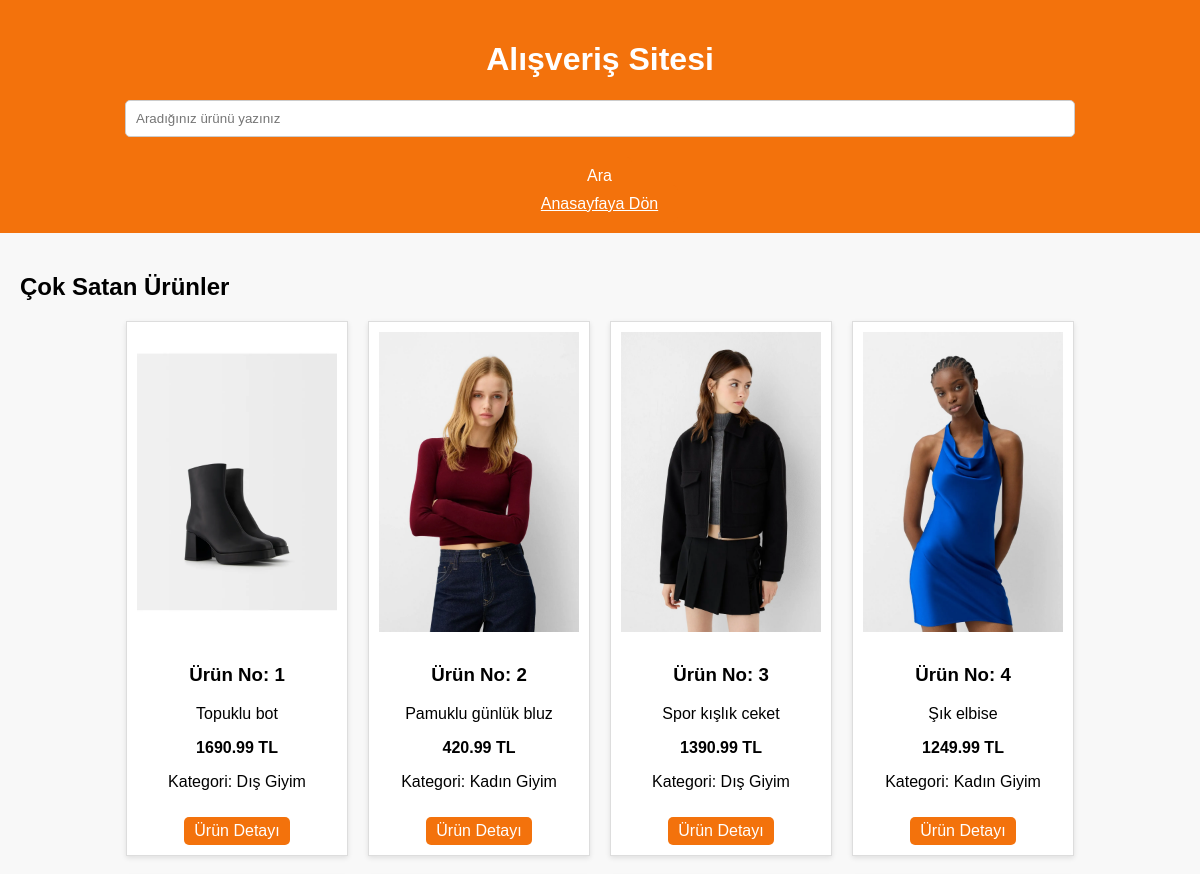
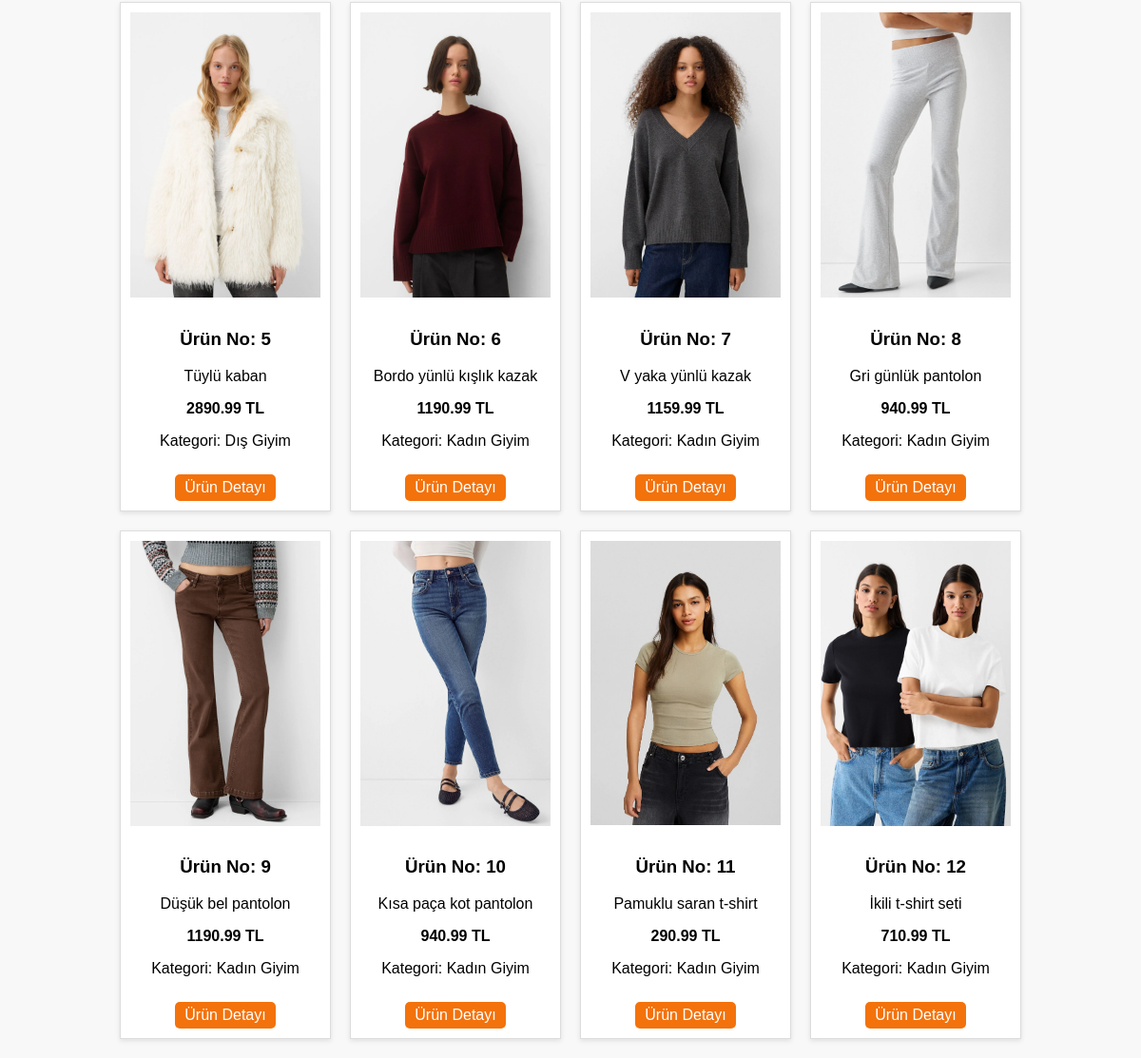
The page / on the database its author committed (2 pictures, top to bottom).
### tables this page shows
CREATE TABLE products (
    id INTEGER PRIMARY KEY AUTOINCREMENT, -- Ürün No
    description TEXT NOT NULL,            -- Açıklama
    price REAL NOT NULL,                  -- Fiyat
    category TEXT NOT NULL,               -- Kategori
    image TEXT NOT NULL                   -- Resim Yolu
);

### app.py (the view)
@app.route('/')
def home():
    conn = get_db_connection()
    products = conn.execute("SELECT * FROM products").fetchall()
    conn.close()
    return render_template("home.html", products=products)

### app.py (called while the page is built)
def get_db_connection():
    conn = sql.connect("products.db")
    conn.row_factory = sql.Row
    return conn

### templates/home.html (shortened to what this page needs)
<!DOCTYPE html>
<html lang="en">
<head>
    <link rel="stylesheet" href="/static/css/style.css">
</head>
<body>
    {% extends "base.html" %}
    {% block content %}
    <section class="bestsellers">
        <h2>Çok Satan Ürünler</h2>
        <div class="product-grid">
            {% for product in products %}
            <div class="product-card">
                <div class="product-image">
                    <img src="{{ url_for('static', filename='images/' + product.image) }}" alt="Product Image">
                </div>
                <div class="product-info">
                    <h3>Ürün No: {{ product.id }}</h3>
                    <p>{{ product.description }}</p>
                    <p><strong>{{ product.price }} TL</strong></p>
                    <p>Kategori: {{ product.category }}</p>
                    <a href="/product/{{ product.id }}" class="details-link">Ürün Detayı</a>
                </div>
            </div>
            {% endfor %}
        </div>
    </section>
    {% endblock %}

### templates/base.html (shortened to what this page needs)
<!DOCTYPE html>
<html lang="en">
<head>
    <link rel="stylesheet" href="/static/css/style.css">
</head>
<body>
    <header>
        <h1>Alışveriş Sitesi</h1>
        <div class="search-container">
            <form action="/search" method="get">
                <input
                    type="text"
                    name="query"
                    class="search-bar"
                    placeholder="Aradığınız ürünü yazınız"
                    value="{{ query }}"
                />
                <button type="submit" class="search-button">Ara</button>
            </form>
            <a href="/" class="search-button">Anasayfaya Dön</a>
        </div>
    </header>
    <main>
        {% block content %}{% endblock %}
    </main>
</body>
</html>

### static/css/style.css (style rules this page uses)
body { font-family: Arial, sans-serif; margin: 0; padding: 0; background-color: #f8f8f8; }
header { background-color: #f3720c; color: white; padding: 20px; text-align: center; }
input[type="text"] { width: 80%; padding: 10px; margin: 20px auto; display: block; border: 1px solid #ccc; border-radius: 5px; }
.bestsellers { padding: 20px; }
.product-grid { display: flex; flex-wrap: wrap; gap: 20px; justify-content: center; }
.product-card { border: 1px solid #ddd; background-color: white; width: 200px; padding: 10px; text-align: center; box-shadow: 0 2px 5px rgba(0, 0, 0, 0.1); }
.product-card img { max-width: 100%; height: auto; margin-bottom: 10px; }
.details-link { display: inline-block; margin-top: 10px; padding: 5px 10px; background-color: #f3720c; color: white; text-decoration: none; border-radius: 5px; }
.search-button { padding: 10px 20px; background-color: #f3720c; color: white; border: none; border-radius: 0 5px 5px 0; font-size: 16px; cursor: pointer; transition: background-color 0.3s ease; margin-left: -1px; }

### rows shown on the page
products: image (picture), id "1", description "Topuklu bot", price "1690.99", category "Dış Giyim"
products: image (picture), id "2", description "Pamuklu günlük bluz", price "420.99", category "Kadın Giyim"
products: image (picture), id "3", description "Spor kışlık ceket", price "1390.99", category "Dış Giyim"
products: image (picture), id "4", description "Şık elbise", price "1249.99", category "Kadın Giyim"
products: image (picture), id "5", description "Tüylü kaban", price "2890.99", category "Dış Giyim"
products: image (picture), id "6", description "Bordo yünlü kışlık kazak", price "1190.99", category "Kadın Giyim"
products: image (picture), id "7", description "V yaka yünlü kazak", price "1159.99", category "Kadın Giyim"
products: image (picture), id "8", description "Gri günlük pantolon", price "940.99", category "Kadın Giyim"
products: image (picture), id "9", description "Düşük bel pantolon", price "1190.99", category "Kadın Giyim"
products: image (picture), id "10", description "Kısa paça kot pantolon", price "940.99", category "Kadın Giyim"
products: image (picture), id "11", description "Pamuklu saran t-shirt", price "290.99", category "Kadın Giyim"
products: image (picture), id "12", description "İkili t-shirt seti", price "710.99", category "Kadın Giyim"
